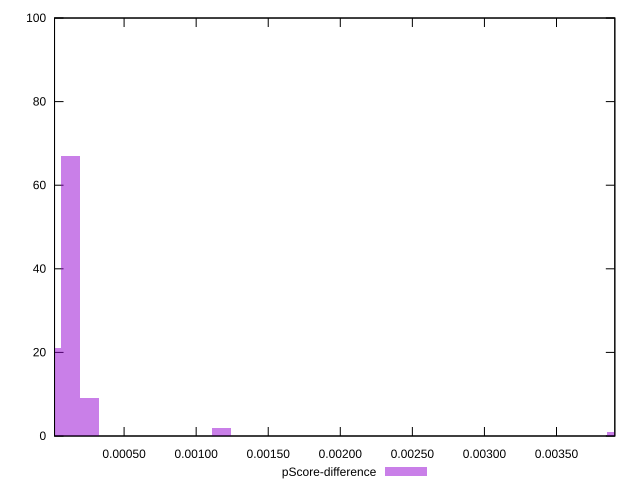

Source code (gnuplot):
reset

$pScoreDifference <<EOF
0.003918027320822874 1
0.0011754081962468623 2
0.0001306009106940958 67
0.0002612018213881916 9
0 21
EOF

set key outside below
set boxwidth 0.0001306009106940958
set xrange [0.00001740930184740419:0.0039046153301652373]
set yrange [0:100]
set trange [0:100]
set style fill transparent solid 0.5 noborder
set terminal svg size 640, 490 enhanced background rgb 'white'
set output "report_00013_2021-02-09T12-04-24.940Z/largest-contentful-paint/samples/pages+cached/pScore-difference/histogram.svg"

plot $pScoreDifference title "pScore-difference" with boxes

reset
